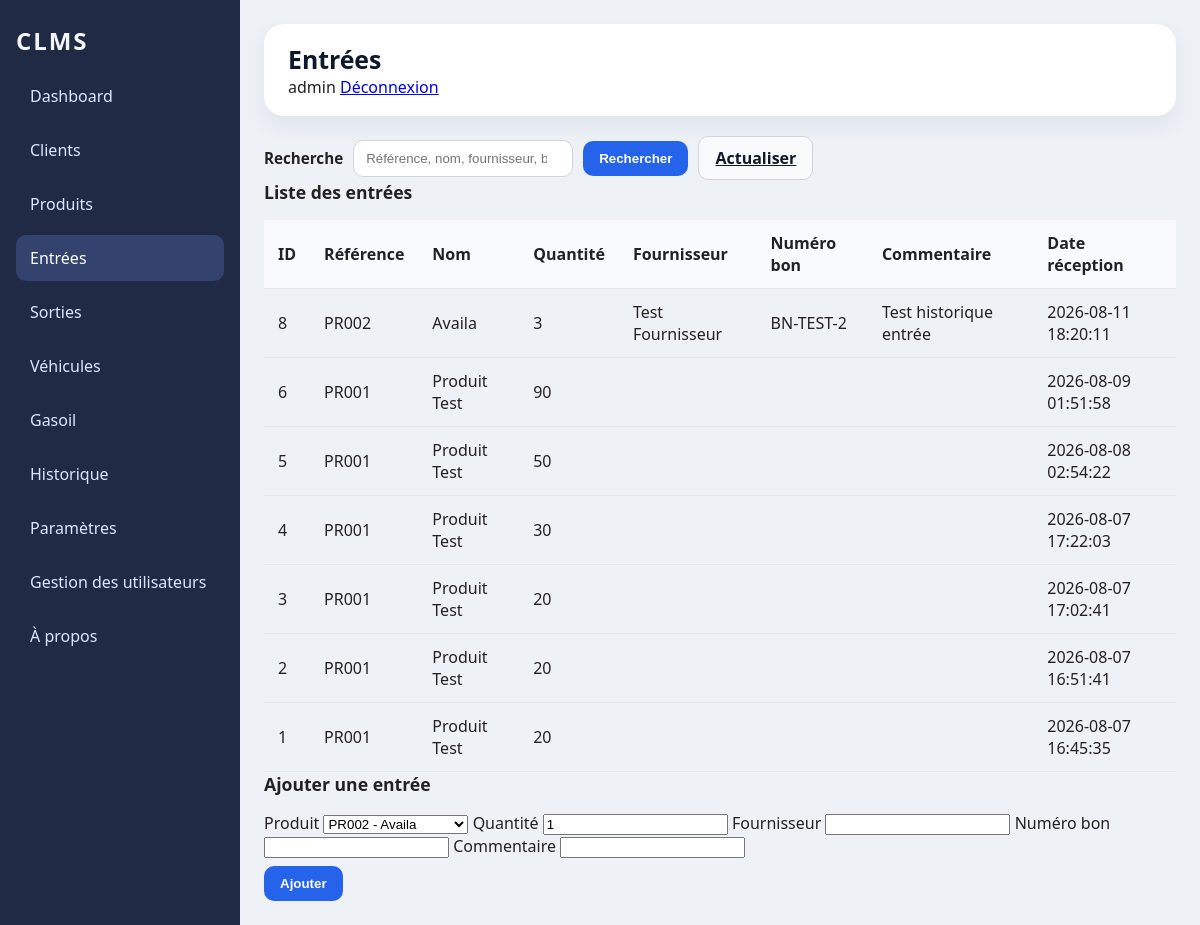
The app's page /entrees (signed in), older data.
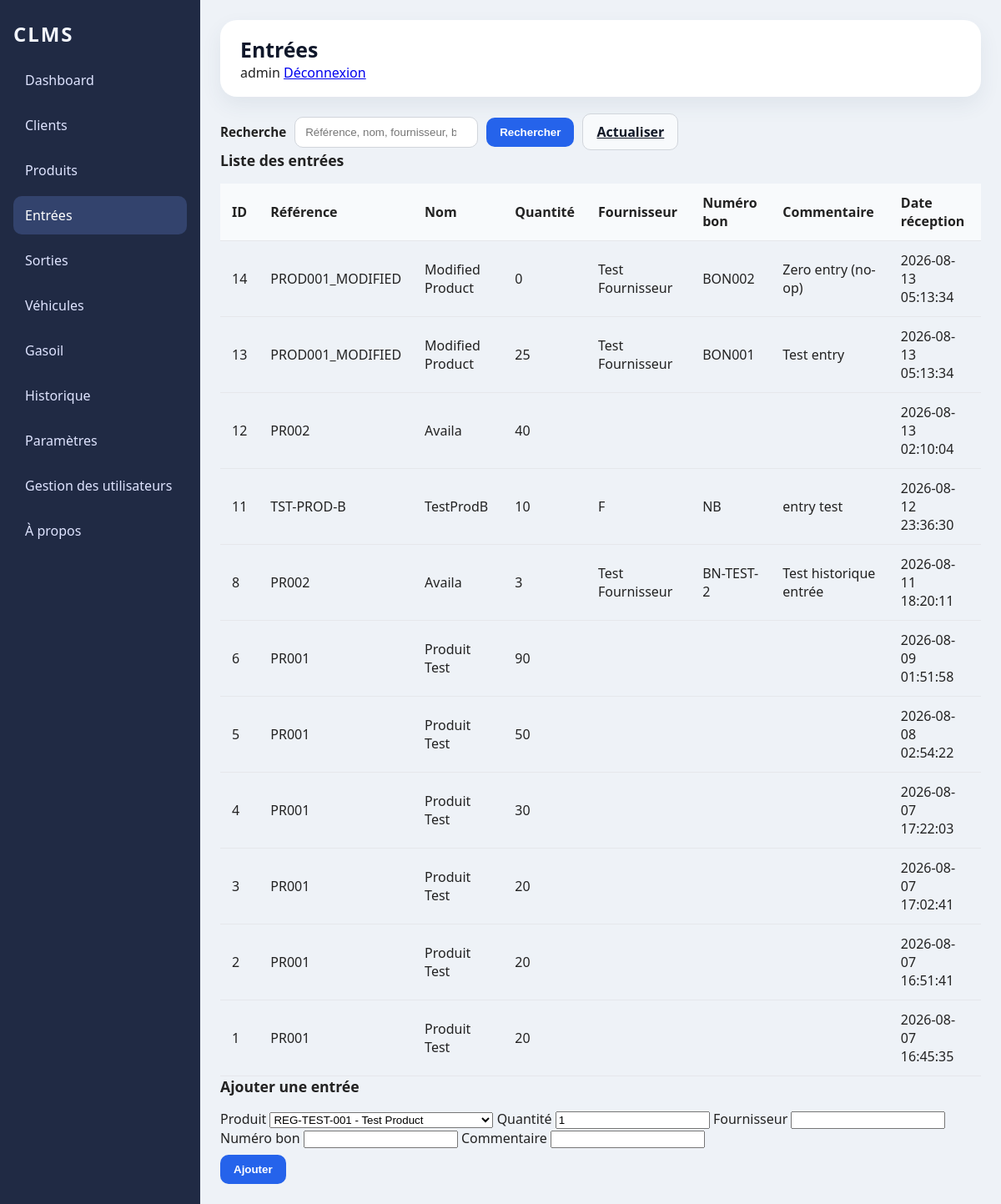
The same page, newer data.
### tables this page shows
CREATE TABLE stock_entries(

            id INTEGER PRIMARY KEY AUTOINCREMENT,

            product_id INTEGER NOT NULL,

            quantite INTEGER NOT NULL,

            fournisseur TEXT,

            numero_bon TEXT,

            commentaire TEXT,

            date_reception TEXT,

            FOREIGN KEY(product_id)
            REFERENCES products(id)

        );

CREATE TABLE products(

            id INTEGER PRIMARY KEY AUTOINCREMENT,

            reference TEXT,

            nom TEXT,

            categorie TEXT,

            marque TEXT,

            unite TEXT,

            stock INTEGER,

            stock_min INTEGER,

            numero_lot TEXT,

            dlc TEXT,

            fournisseur TEXT,

            description TEXT,

            date_creation TEXT,

            date_reception TEXT,

            date_livraison TEXT

        );

### web_app.py (the view)
@app.route('/entrees')
@require_role('admin', 'responsable', 'magasinier')
def entrees():
    controller = EntryController()
    product_controller = ProductController()
    query = request.args.get('q', '').strip()
    try:
        produits = product_controller.get_all_products()
        if query:
            entrees = controller.rechercher(query)
        else:
            entrees = controller.get_all_entries()
        return render_template(
            'entrees.html',
            title='Entrées',
            active='entrees',
            entrees=entrees,
            produits=produits,
            query=query
        )
    finally:
        controller.close()
        product_controller.close()

### controllers/entry_controller.py (called while the page is built)
    def get_all_entries(self):
        return self.model.get_all_entries()

    def close(self):
        try:
            self.model.close()
        except Exception:
            pass

### controllers/product_controller.py (called while the page is built)
    def close(self):
        if getattr(self, 'model', None) and hasattr(self.model, 'close'):
            try:
                self.model.close()
            except Exception:
                pass

    def get_all_products(self):
        return self.model.get_all_products()

### controllers/user_controller.py (called while the page is built)
    def get_user_by_username(self, username):
        return self.db.get_user_by_username(username)

    def close(self):
        try:
            if getattr(self, 'db', None):
                self.db.close()
        except Exception:
            pass

### database/database.py (called while the page is built)
    @staticmethod
    def get_safe_connection(db_path: str = "database/clms.db"):
        conn = sqlite3.connect(db_path, timeout=30)
        try:
            conn.execute("PRAGMA journal_mode=WAL;")
        except Exception:
            pass
        try:
            conn.execute("PRAGMA foreign_keys = ON;")
        except Exception:
            pass
        try:
            conn.execute("PRAGMA busy_timeout = 30000;")
        except Exception:
            pass
        return conn

### templates/entrees.html
{% extends 'base.html' %}
{% block content %}
  <div class="entries-header">
    <form method="get" action="{{ url_for('entrees') }}" class="search-form">
      <label for="q">Recherche</label>
      <input id="q" name="q" type="search" value="{{ query or '' }}" placeholder="Référence, nom, fournisseur, bon">
      <button type="submit" class="button primary">Rechercher</button>
      <a href="{{ url_for('entrees') }}" class="button secondary">Actualiser</a>
    </form>
  </div>
  <div class="entries-grid">
    <section class="entries-list">
      <div class="panel-header">Liste des entrées</div>
      <div class="table-scroll">
        <table class="table-full entries-table">
          <thead>
            <tr>
              <th>ID</th>
              <th>Référence</th>
              <th>Nom</th>
              <th>Quantité</th>
              <th>Fournisseur</th>
              <th>Numéro bon</th>
              <th>Commentaire</th>
              <th>Date réception</th>
            </tr>
          </thead>
          <tbody>
            {% for e in entrees %}
              <tr>
                <td>{{ e[0] }}</td>
                <td>{{ e[1] }}</td>
                <td>{{ e[2] }}</td>
                <td>{{ e[3] }}</td>
                <td>{{ e[4] }}</td>
                <td>{{ e[5] }}</td>
                <td>{{ e[6] }}</td>
                <td>{{ e[7] }}</td>
              </tr>
            {% else %}
              <tr><td colspan="8" class="empty-row">Aucune entrée trouvée.</td></tr>
            {% endfor %}
          </tbody>
        </table>
      </div>
    </section>
    <aside class="entries-form-panel">
      <div class="panel-header">Ajouter une entrée</div>
      <form method="post" action="{{ url_for('add_entree') }}" class="entry-form">
        <label for="product_id">Produit</label>
        <select id="product_id" name="product_id">
          {% for p in produits %}
            <option value="{{ p[0] }}">{{ p[1] }} - {{ p[2] }}</option>
          {% endfor %}
        </select>
        <label for="quantite">Quantité</label>
        <input id="quantite" name="quantite" type="number" value="1" min="1" required>
        <label for="fournisseur">Fournisseur</label>
        <input id="fournisseur" name="fournisseur" type="text" value="">
        <label for="numero_bon">Numéro bon</label>
        <input id="numero_bon" name="numero_bon" type="text" value="">
        <label for="commentaire">Commentaire</label>
        <input id="commentaire" name="commentaire" type="text" value="">
        <div class="form-actions">
          <button type="submit" class="button primary">Ajouter</button>
        </div>
      </form>
    </aside>
  </div>
{% endblock %}

Row changes from the older to the newer data that the page shows:
added stock_entries: id "14", reference "PROD001_MODIFIED", nom "Modified Product", quantite "0", fournisseur "Test Fournisseur", numero_bon "BON002", commentaire "Zero entry (no-op)", date_reception "2026-08-13 05:13:34"
added stock_entries: id "13", reference "PROD001_MODIFIED", nom "Modified Product", quantite "25", fournisseur "Test Fournisseur", numero_bon "BON001", commentaire "Test entry", date_reception "2026-08-13 05:13:34"
added stock_entries: id "12", reference "PR002", nom "Availa", quantite "40", date_reception "2026-08-13 02:10:04"
added stock_entries: id "11", reference "TST-PROD-B", nom "TestProdB", quantite "10", fournisseur "F", numero_bon "NB", commentaire "entry test", date_reception "2026-08-12 23:36:30"
Text that changed along with them:
form field product_id: "PR002 - Availa" → "REG-TEST-001 - Test Product"
